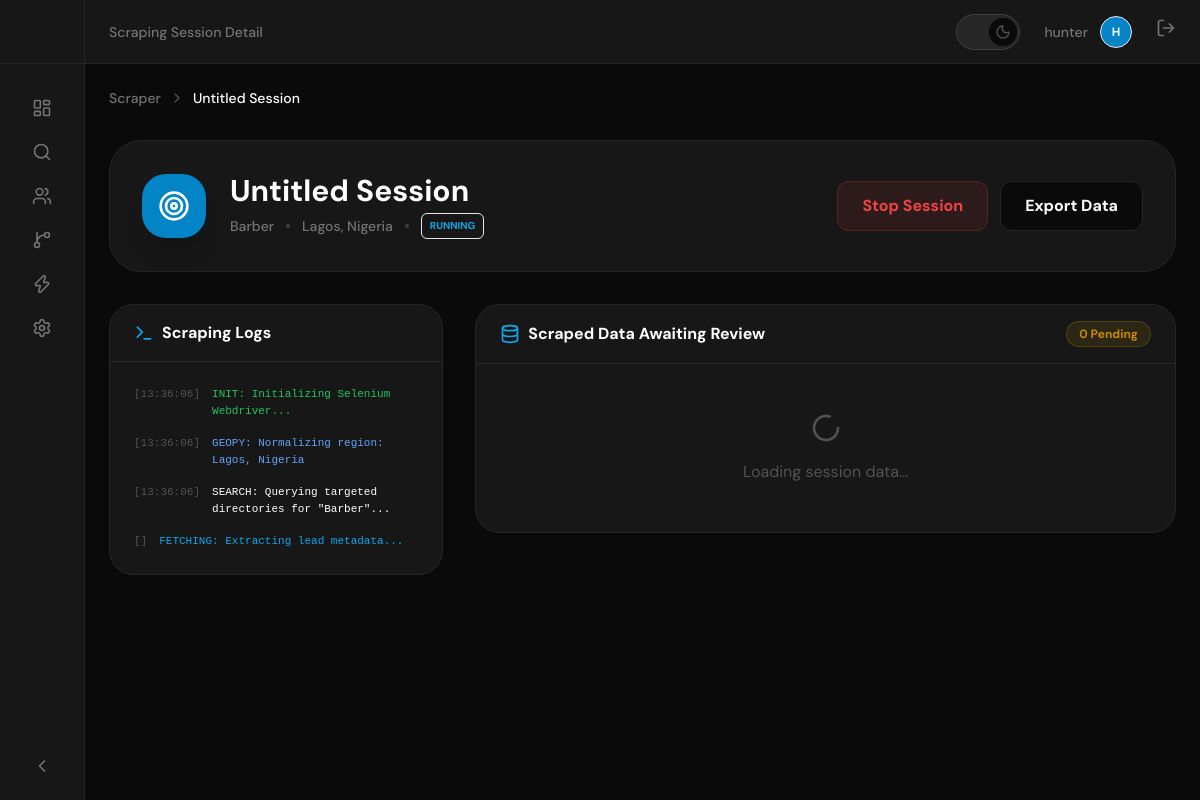
The page /dashboard/scraper/session/2/ (signed in) on the database as committed earlier.
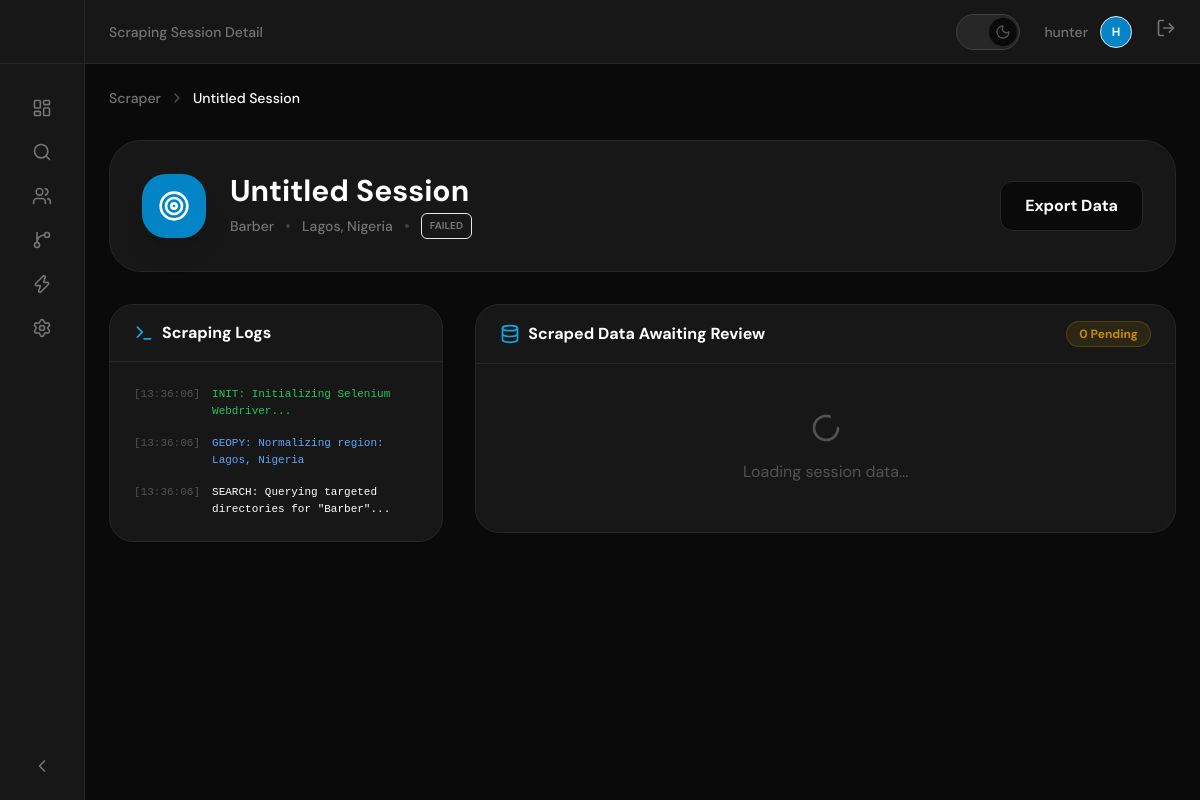
The same page on the database as committed later.
### leads/models.py (models this page shows, shortened)
class ScraperJob(models.Model):
    STATUS_CHOICES = [
        ('pending', 'Pending'),
        ('running', 'Running'),
        ('completed', 'Completed'),
        ('failed', 'Failed'),
    ]
    name = models.CharField(max_length=255, help_text="Session name for this niche")
    niche = models.CharField(max_length=255)
    keywords = models.CharField(max_length=512)
    region = models.CharField(max_length=255)
    status = models.CharField(max_length=20, choices=STATUS_CHOICES, default='pending')
    progress = models.IntegerField(default=0)
    leads_found = models.IntegerField(default=0)
    stop_requested = models.BooleanField(default=False)
    created_at = models.DateTimeField(auto_now_add=True)
    completed_at = models.DateTimeField(null=True, blank=True)

### leads/views.py (the view)
# urls.py: path('scraper/session/<int:pk>/', views.scraper_session_detail, name='scraper-session-detail'),
@login_required
def scraper_session_detail(request, pk):
    job = get_object_or_404(ScraperJob, pk=pk)
    raw_leads = job.raw_leads.filter(is_approved=False).order_by('-created_at')
    context = {
        'job': job,
        'raw_leads': raw_leads,
    }
    return render(request, 'leads/scraper_session_detail.html', context)

### leads/templates/leads/scraper_session_detail.html (shortened to what the changed rows need)
{% extends 'base.html' %}
{% block content %}
<div class="space-y-8">
    <nav class="flex items-center space-x-2 text-sm font-medium">
        <a href="{% url 'leads:scraper-dashboard' %}" class="text-surface-500 hover:text-primary-500 transition-colors">Scraper</a>
        <i data-lucide="chevron-right" class="w-4 h-4 text-surface-400"></i>
        <span class="text-surface-950">{{ job.name }}</span>
    </nav>
    <div class="bg-surface-100 border border-surface-200 p-8 rounded-[2rem] shadow-sm">
        <div class="flex flex-col lg:flex-row lg:items-center justify-between gap-6">
            <div class="flex items-center space-x-6">
                <div>
                    <h1 class="text-3xl font-bold mb-1 text-surface-950">{{ job.name }}</h1>
                    <div class="flex flex-wrap items-center gap-3 text-sm">
                        <span class="text-surface-500 font-medium">{{ job.niche }}</span>
                        <span class="w-1 h-1 bg-surface-300 rounded-full"></span>
                        <span class="text-surface-500 font-medium">{{ job.region }}</span>
                        <span class="w-1 h-1 bg-surface-300 rounded-full"></span>
                        <span class="px-2 py-0.5 rounded-md text-[10px] font-bold uppercase border
                            {% if job.status == 'completed' %}bg-green-500/10 text-green-500 border-green-500/20
                            {% elif job.status == 'running' %}bg-primary-500/10 text-primary-500 border-primary-500/20
                            {% else %}bg-surface-500/10 text-surface-500 border-surface-500/20{% endif %}">
                            {{ job.status }}
                        </span>
                    </div>
                </div>
            </div>
            <div class="flex items-center space-x-3">
                {% if job.status == 'running' %}
                <button hx-post="{% url 'leads:scraper-terminate' job.pk %}" hx-confirm="Stop this session?" class="bg-red-500/10 text-red-500 hover:bg-red-500 hover:text-white px-6 py-3 rounded-xl font-bold transition-all border border-red-500/20">
                    Stop Session
                </button>
                {% endif %}
                <button class="bg-surface-50 text-surface-950 border border-surface-200 px-6 py-3 rounded-xl font-bold hover:bg-surface-200 transition-all">
                    Export Data
                </button>
            </div>
        </div>
    </div>
    <div class="grid grid-cols-1 lg:grid-cols-3 gap-8">
        <div class="lg:col-span-1 space-y-6">
            <div class="bg-surface-100 border border-surface-200 rounded-3xl overflow-hidden shadow-sm">
                <div class="px-6 py-4 border-b border-surface-200 bg-surface-200/30">
                    <h2 class="font-bold flex items-center text-surface-950">
                        <i data-lucide="terminal" class="w-5 h-5 mr-2 text-primary-500"></i>
                        Scraping Logs
                    </h2>
                </div>
                <div class="p-6 space-y-4 max-h-[500px] overflow-y-auto font-mono text-[11px]">
                    <div class="flex items-start space-x-3">
                        <span class="text-surface-400 shrink-0">[{{ job.created_at|date:"H:i:s" }}]</span>
                        <span class="text-green-500">INIT: Initializing Selenium Webdriver...</span>
                    </div>
                    <div class="flex items-start space-x-3">
                        <span class="text-surface-400 shrink-0">[{{ job.created_at|date:"H:i:s" }}]</span>
                        <span class="text-blue-400">GEOPY: Normalizing region: {{ job.region }}</span>
                    </div>
                    <div class="flex items-start space-x-3">
                        <span class="text-surface-400 shrink-0">[{{ job.created_at|date:"H:i:s" }}]</span>
                        <span class="text-surface-950">SEARCH: Querying targeted directories for "{{ job.niche }}"...</span>
                    </div>
                    {% if job.status == 'completed' %}
                    <div class="flex items-start space-x-3">
                        <span class="text-surface-400 shrink-0">[{{ job.completed_at|date:"H:i:s"|default:"Done" }}]</span>
                        <span class="text-green-400">FINISH: Found {{ job.leads_found }} prospects. Job closed.</span>
                    </div>
                    {% elif job.status == 'running' %}
                    <div class="flex items-start space-x-3 animate-pulse">
                        <span class="text-surface-400 shrink-0">[{{ "now"|date:"H:i:s" }}]</span>
                        <span class="text-primary-500">FETCHING: Extracting lead metadata...</span>
                    </div>
                    {% endif %}
                </div>
            </div>
        </div>
        <div class="lg:col-span-2">
            <div class="bg-surface-100 border border-surface-200 rounded-3xl overflow-hidden shadow-sm">
                <div class="px-6 py-4 border-b border-surface-200 bg-surface-200/30 flex items-center justify-between">
                    <h2 class="font-bold flex items-center text-surface-950">
                        <i data-lucide="database" class="w-5 h-5 mr-2 text-primary-500"></i>
                        Scraped Data Awaiting Review
                    </h2>
                </div>
            </div>
        </div>
    </div>
</div>
{% endblock %}

Rows that differ between the two databases and show on the page:
changed ScraperJob "Untitled Session": status "RUNNING" → "FAILED"
Other text that changed with them:
text no longer shown: "Stop Session [ ] FETCHING: Extracting lead metadata..."
